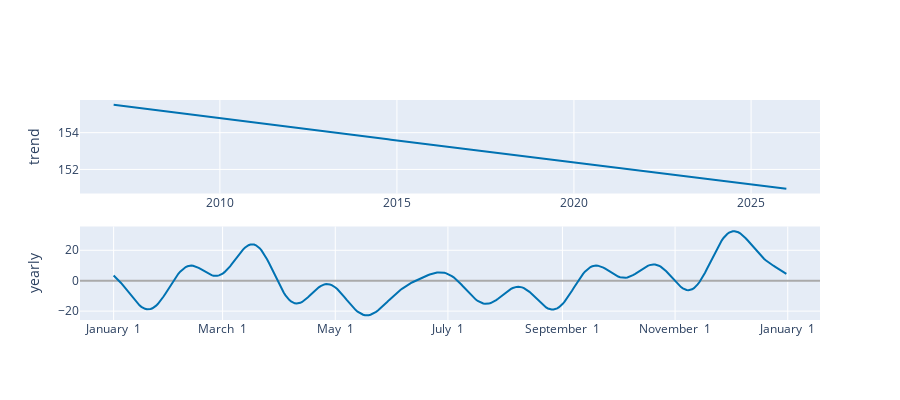

The notebook cell this image was saved under:
### Code cell
plot_components_plotly(m, forecast)

### Figure 1 — Plotly figure (JSON) as saved in the notebook; plotly's stock layout.template omitted (floating-point values rounded to 4 significant figures; data arrays with more than 128 entries replaced by an {"elided": "..."} marker saying what was removed)
{"data": [{"line": {"color": "#0072B2", "width": 2}, "mode": "lines", "name": "trend", "type": "scatter", "x": {"elided": "229 str values"}, "xaxis": "x", "y": {"elided": "229 float values"}, "yaxis": "y"}, {"line": {"color": "rgba(0, 114, 178, 0.2)", "width": 0}, "mode": "lines", "name": "trend_upper", "type": "scatter", "x": {"elided": "229 str values"}, "xaxis": "x", "y": {"elided": "229 float values"}, "yaxis": "y"}, {"fill": "tonexty", "fillcolor": "rgba(0, 114, 178, 0.2)", "line": {"color": "rgba(0, 114, 178, 0.2)", "width": 0}, "mode": "lines", "name": "trend_lower", "type": "scatter", "x": {"elided": "229 str values"}, "xaxis": "x", "y": {"elided": "229 float values"}, "yaxis": "y"}, {"line": {"color": "#0072B2", "width": 2}, "mode": "lines", "name": "yearly", "type": "scatter", "x": {"elided": "365 str values"}, "xaxis": "x2", "y": {"elided": "365 float values"}, "yaxis": "y2"}], "layout": {"height": 400, "showlegend": false, "width": 900, "xaxis": {"anchor": "y", "domain": [0, 1], "range": ["2006-01-19T01:12:00", "2026-12-12T22:48:00"], "type": "date"}, "xaxis2": {"anchor": "y2", "domain": [0, 1], "range": ["2016-12-13T18:54:02.958904", "2018-01-18T11:04:57.863013"], "tickformat": "%B %e", "type": "date"}, "yaxis": {"anchor": "x", "domain": [0.575, 1], "rangemode": "normal", "title": {"text": "trend"}, "zerolinecolor": "#AAA"}, "yaxis2": {"anchor": "x2", "domain": [0, 0.425], "title": {"text": "yearly"}, "zerolinecolor": "#AAA"}}}
